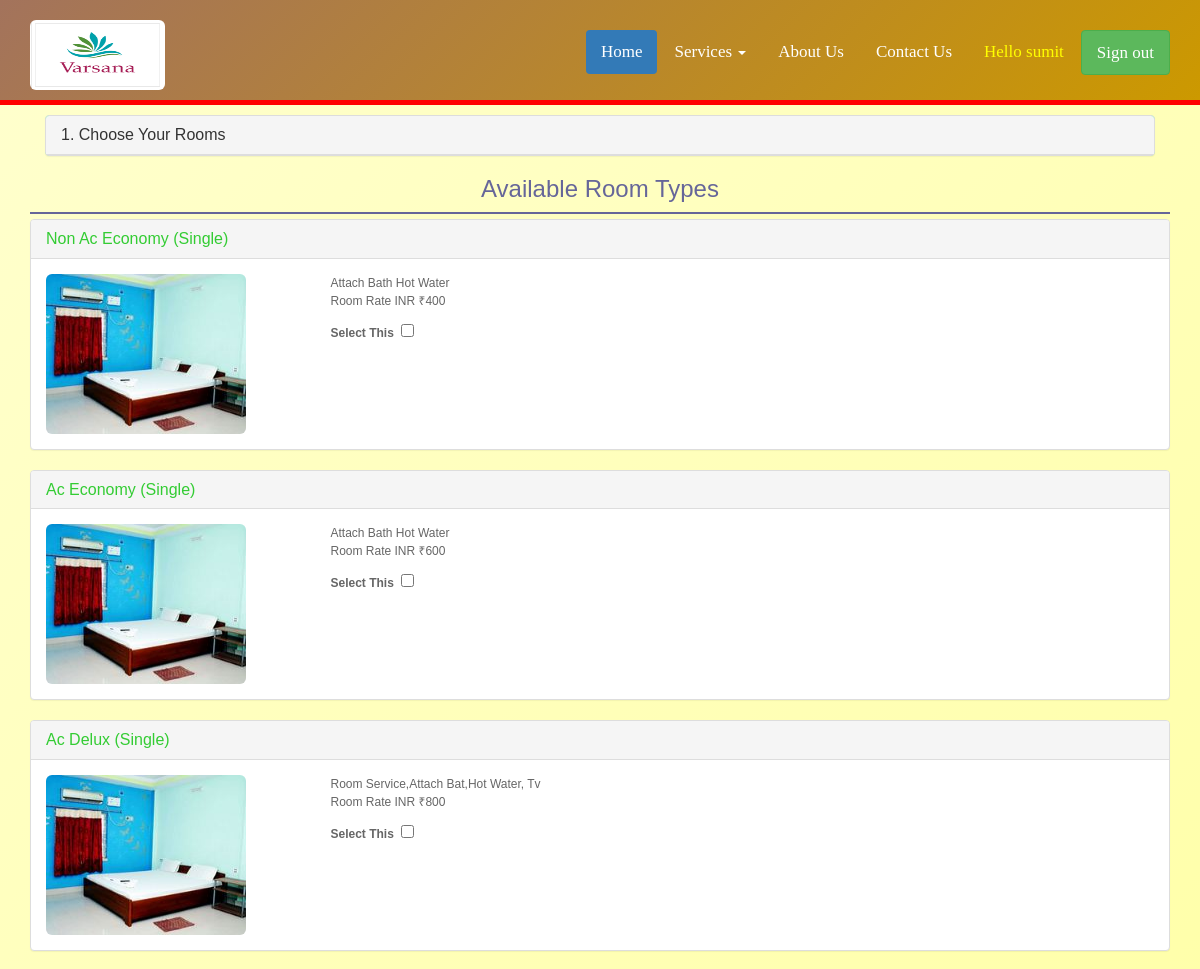
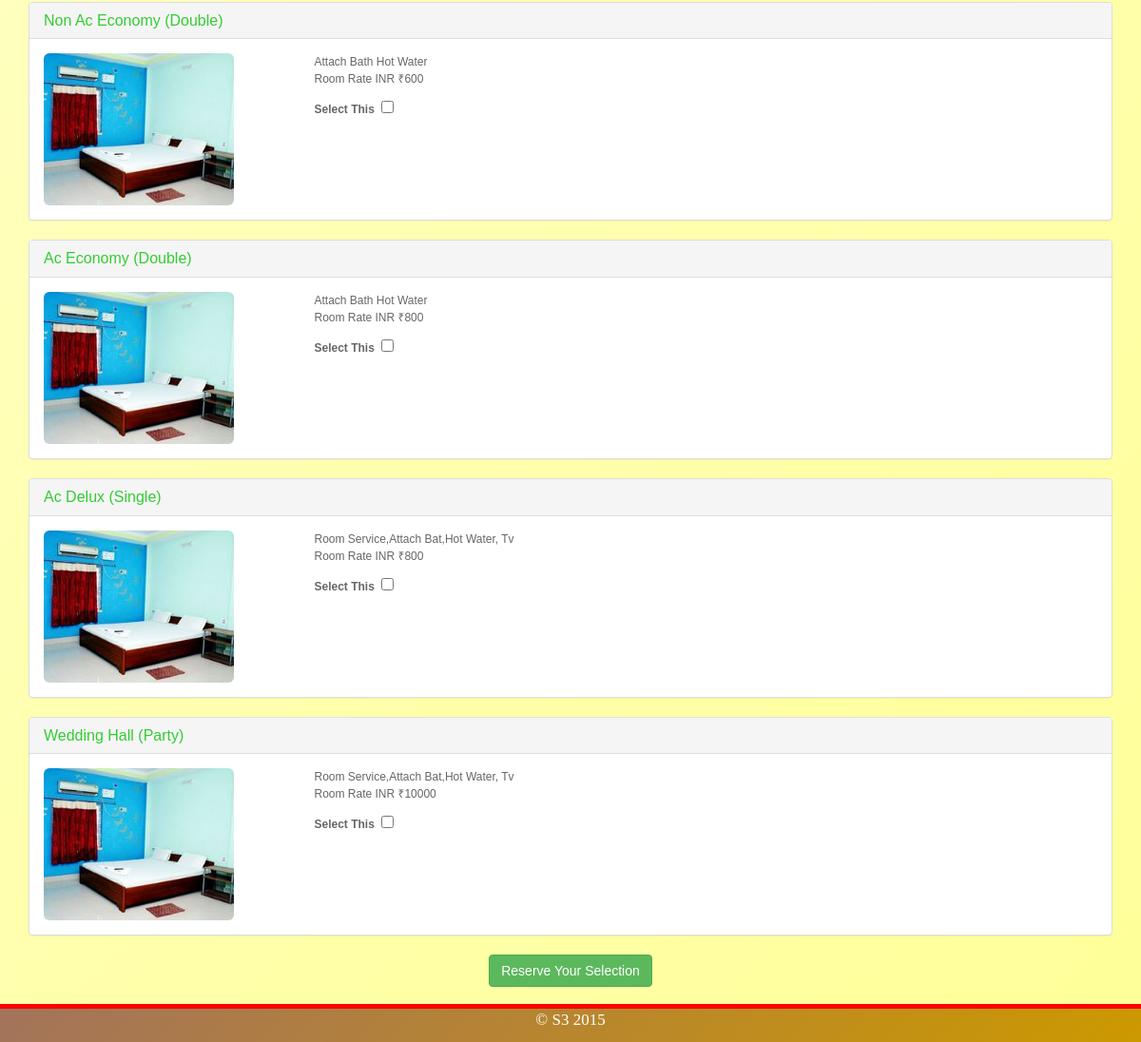
/availability.php (signed in), run on the app's committed database (2 pictures, top to bottom).
### tables this page shows
CREATE TABLE IF NOT EXISTS `rooms` (
  `room_no` int(11) NOT NULL,
  `type_details` varchar(30) NOT NULL,
  `type` varchar(20) NOT NULL,
  `rate` decimal(10,0) NOT NULL,
  `services` varchar(50) NOT NULL,
  `iname` varchar(20) NOT NULL,
  PRIMARY KEY (`room_no`)
);

### availability.php (the view, shortened to what this page needs)
<?php
	include('connection.php');
	include 'doc.php';
	include 'menu.php';
?>
<div id="shead">
  <div class="container">
<?php
try{
        $start = $_REQUEST['startdate'];
        $end = $_REQUEST['enddate'];
       $adults = $_REQUEST['adults'];
     if($adults == 1)
        {
        $sql = "SELECT * FROM `rooms` R INNER JOIN `rooms_availability` RA ON R.room_no = RA.room_no WHERE R.type = 'single' AND (RA.in_date <> '$start' AND RA.out_date <> '$end')";
        }
        else if($adults == 2)
        {
          $sql = "SELECT * FROM `rooms` R INNER JOIN `rooms_availability` RA ON R.room_no = RA.room_no WHERE R.type = 'double' AND (RA.in_date <> '$start' AND RA.out_date <> '$end')";
        }
        else
        {
          $sql = "SELECT * FROM `rooms` R INNER JOIN `rooms_availability` RA ON R.room_no = RA.room_no WHERE (RA.in_date <> '2015-04-17' AND RA.out_date <> '2015-04-18')";
        }
        $result = $pdo->query($sql);
        $i = 0;
        ?>
        <div class="col-md-12">
            <div class="panel panel-default" style="margin-top:10px;background:#66FF99;">
                            <div class="panel-heading"><h4 class="panel-title">1. Choose Your Rooms </h4></div>
            </div>
        </div>
        <?php
        echo '<div align="center" style="border-bottom:2px solid #666699; color:#666699; margin-bottom:5px;"><h3>Available Room Types</h3></div>';
        while($row = $result->fetch(PDO::FETCH_ASSOC))
        {
        ?>
<div class="panel-group" id="accordion" style="text-transform: capitalize;">
  <div class="panel panel-default">
    <div class="panel-heading">
      <h4 class="panel-title">
        <a data-toggle="collapse" data-parent="#accordion" href="#collapse<?php echo $i; ?>" style="color:#33CC33;">
        <?php echo $row['type_details']." (".$row['type'].")"; $i++; ?></a>
      </h4>
    </div>
    <div id="collapse<?php echo $i; ?>" class="panel-collapse collapse in">
      <div class="panel-body">
        <div class="row">
          <div class="col-md-3"><img class="img-rounded" width="200px" height="160" src="<?php echo "img/".$row['iname'] ?>" alt="rooms thubnails"></div>
          <div class="col-md-9">
          <?php echo $row['services']."<br/>"; ?>
          <p>Room rate INR ₹<?php echo $row['rate']; ?></p>
            <form action="booking.php" method="POST">
                <label>Select this &nbsp</label><input type="checkbox" value="<?php echo $row['room_no']; ?>" name="chk[]">
          </div>
       </div>
    </div>
  </div>
  </div>
  </div>
<?php
}
?>
    <center><input type="submit" name="select_room" value="Reserve Your Selection" class="btn btn-success"></center>
    <br/>
<?php
}
catch(Exception $e)
{
  $err = "something went wrong! please try again!";
}
?>
    </div>
</div>
<?php
    include 'footer.php';
?>

### doc.php (shortened to what this page needs)
<!DOCTYPE html>
<html lang="en">
<head>
  <link rel="stylesheet" href="css/bootstrap.min.css">
  <link rel="stylesheet" href="css/design.css">
</head>
<body>

### menu.php (shortened to what this page needs)
<div id="snav">
	<div class="container">
        <div class="row">
			<div class="col-md-3">
			<h2><a href="index.php"><img style="padding-top:-10px;" class="img-rounded" src="img/logo.png" alt="booking" width="135px" height="70px" /></a></h2>
			</div>
			<div class="col-md-9" style="padding-top:20px;">
				<ul class="nav nav-pills" style="float:right; margin:10px 0px;">
					<li class="active"><a href="index.php">Home</a></li>
					<li class="dropdown">
					  <a class="dropdown-toggle" data-toggle="dropdown" href="#" style="color:#fff;">
						 Services <span class="caret"></span>
					  </a>
				   </li>
					<li ><a href="about.php" style="color:#fff;">About Us</a></li>
					<li ><a href="contact.php" style="color:#fff;">Contact Us</a></li>
				<?php
					if(!(isset($_SESSION['user'])))
					{
				?>
					<div class="navbar-right">
					<li><a class="btn btn-success" data-toggle="modal" data-target=".bs-example-modal-lg" data-whatever="@mdo" style="height:45px;font-size:17px;">Sign in</a></li>
				<?php
					}
					else{
                            $id = $_SESSION['id'];
					echo "<li><a style='color:#FFFF00;' title='Click to view profile.' href='profile.php?Xlzau=$id&htoviq'>Hello ".$_SESSION["user"]."</a></li>";
				?>
					<li><a class="btn btn-success" style="height:45px;font-size:17px;" href="logout.php">Sign out</a></li>
				<?php
					}
				?>
                </div>
			</div>
		</div>
	</div>

### footer.php
<div id="sfooter" title="Subhadip Layek, Sumit Kumar, Shambhu Kumar MCA K13">&copy S3 2015 </div>
</body>
</html>

### css/design.css (style rules this page uses)
#snav { width:100%; background:linear-gradient(-45deg, #cc9900 0%, #a3735c 100%); font-family:"comic sans ms"; font-size:17px; border-bottom: 5px solid red; }
#shead { width:100%; background:linear-gradient(-45deg, #FFFF99 0%, #FFFFCC 100%); height:100%; color: #666; font-family: "Arial",sans-serif; font-size: 12px; line-height: 18px; }
#sfooter { color:#fff; text-align:center; width:100%; height:40px; background:linear-gradient(-45deg, #cc9900 0%, #a3735c 100%); font-family:"comic sans ms"; font-size:17px; border-top: 5px solid red; }

### data on the page
rooms: type_details "Non Ac Economy", type "Single", iname (picture), services "Attach Bath Hot Water", rate "400"
rooms: type_details "Ac Economy", type "Single", iname (picture), services "Attach Bath Hot Water", rate "600"
rooms: type_details "Ac Delux", type "Single", iname (picture), services "Room Service,attach Bat,hot Water, Tv", rate "800"
rooms: type_details "Non Ac Economy", type "Double", iname (picture), services "Attach Bath Hot Water", rate "600"
rooms: type_details "Ac Economy", type "Double", iname (picture), services "Attach Bath Hot Water", rate "800"
rooms: type_details "Ac Delux", type "Single", iname (picture), services "Room Service,attach Bat,hot Water, Tv", rate "800"
rooms: type_details "Wedding Hall", type "Party", iname (picture), services "Room Service,attach Bat,hot Water, Tv", rate "10000"

### other printed values
$_SESSION["user"] "sumit"
